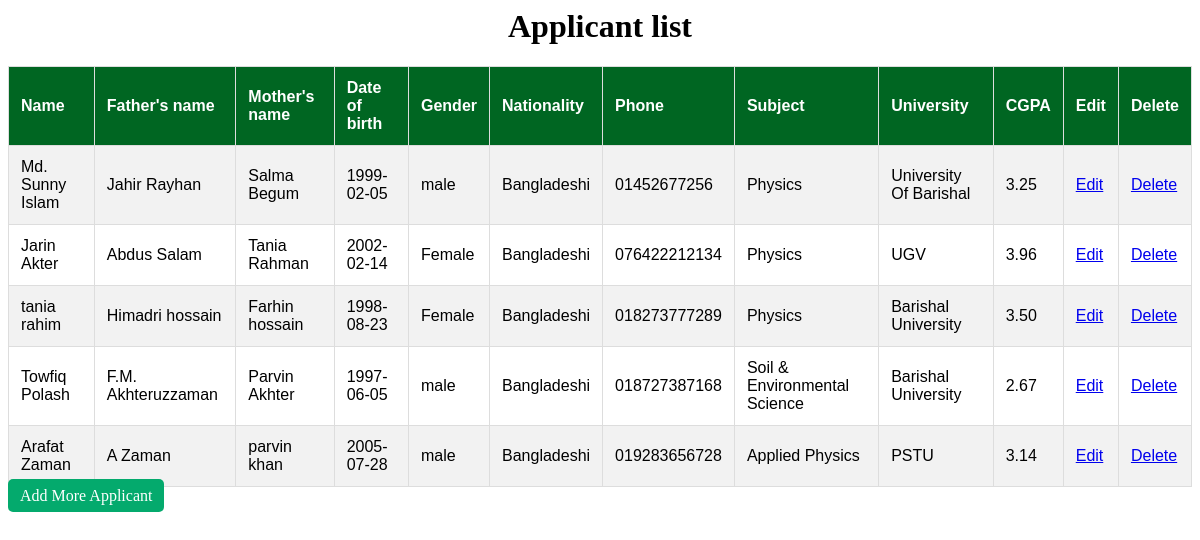
/Assignment/home.php, run on the app's committed database.
### tables this page shows
CREATE TABLE `applicant` (
  `ID` int(11) NOT NULL,
  `Name` varchar(60) NOT NULL,
  `Fathers_name` varchar(60) NOT NULL,
  `Mothers_name` varchar(60) NOT NULL,
  `Date_of_birth` date NOT NULL,
  `Gender` varchar(10) NOT NULL,
  `Nationality` varchar(100) DEFAULT NULL,
  `Phone` varchar(20) NOT NULL,
  `Subject` varchar(45) NOT NULL,
  `University` varchar(100) NOT NULL,
  `CGPA` decimal(4,2) NOT NULL
);

### Assignment/home.php (the view, shortened to what this page needs)
<?php
$server_name="localhost";
$user_name="root";
$password="";
$database_name="project";
$conn= new mysqli($server_name,$user_name,$password,$database_name);
$sql = "SELECT * FROM applicant";
$result = $conn->query($sql);
?>
<html>
<head> <title> Instructor table </title>
</head>
<body>
<div class="ins">
<h1 align="center">Applicant list</h1>
		<table>
			<tr>
				<th>Name</th>
				<th>Father's name</th>
				<th>Mother's name</th>
				<th>Date of birth</th>
				<th>Gender</th>
				<th>Nationality</th>
				<th>Phone </th>
				<th>Subject </th>
				<th>University</th>
				<th>CGPA</th>
				<th>Edit</th>
				<th>Delete</th>
			</tr>
		<?php
		if ($result->num_rows > 0) {
			while($row = $result->fetch_assoc())
			{
				$id=$row["ID"];
				echo "<tr>";
					echo "<td>". $row["Name"]."</td>";
					echo "<td>". $row["Fathers_name"]."</td>";
					echo "<td>". $row["Mothers_name"]."</td>";
					echo "<td>". $row["Date_of_birth"]."</td>";
					echo "<td>". $row["Gender"]."</td>";
					echo "<td>". $row["Nationality"]."</td>";
					echo "<td>". $row["Phone"]."</td>";
					echo "<td>". $row["Subject"]."</td>";
					echo "<td>". $row["University"]."</td>";
					echo "<td>". $row["CGPA"]."</td>";
					echo "<td>"."<a href='update.php?editid=$id'>Edit</a>"."</td>";
					echo "<td>"."<a href='remove.php?delid=$id'>Delete</a>"."</td>";
					echo "</tr>";
			}
		}
		else echo "0 results";
		?>
		</table>
		<span class="align_button">
		<a href="form.php">Add More Applicant</a>
		</span>
</div>
</body>
</html>

### Assignment/home.php (style rules this page uses)
table { font-family: Arial, Helvetica, sans-serif; border-collapse: collapse; width: 100%; }
table, td, th { border: 1px solid #ddd; padding: 12px; }
tr:nth-child(even) { background-color: #f2f2f2; }
th { padding-top: 12px; padding-bottom: 12px; text-align: left; background-color: #006622; color: white; }
span { width: 30%; margin: auto; }
span a:link { text-decoration: none; text-align: center; background-color: #04AA6D; color: white; padding: 8px 12px; margin-top: 30px; }
span a { text-decoration: none; text-align: center; background-color: #006622; color: white; padding: 8px 12px; border-radius: 5px; }
.align_button { margin:auto; }

### data on the page
applicant: Name "Md. Sunny Islam", Fathers_name "Jahir Rayhan", Mothers_name "Salma Begum", Date_of_birth "1999-02-05", Gender "male", Nationality "Bangladeshi", Phone "01452677256", Subject "Physics", University "University Of Barishal", CGPA "3.25"
applicant: Name "Jarin Akter", Fathers_name "Abdus Salam", Mothers_name "Tania Rahman", Date_of_birth "2002-02-14", Gender "Female", Nationality "Bangladeshi", Phone "076422212134", Subject "Physics", University "UGV", CGPA "3.96"
applicant: Name "tania rahim", Fathers_name "Himadri hossain", Mothers_name "Farhin hossain", Date_of_birth "1998-08-23", Gender "Female", Nationality "Bangladeshi", Phone "018273777289", Subject "Physics", University "Barishal University", CGPA "3.50"
applicant: Name "Towfiq Polash", Fathers_name "F.M. Akhteruzzaman", Mothers_name "Parvin Akhter", Date_of_birth "1997-06-05", Gender "male", Nationality "Bangladeshi", Phone "018727387168", Subject "Soil & Environmental Science", University "Barishal University", CGPA "2.67"
applicant: Name "Arafat Zaman", Fathers_name "A Zaman", Mothers_name "parvin khan", Date_of_birth "2005-07-28", Gender "male", Nationality "Bangladeshi", Phone "019283656728", Subject "Applied Physics", University "PSTU", CGPA "3.14"
